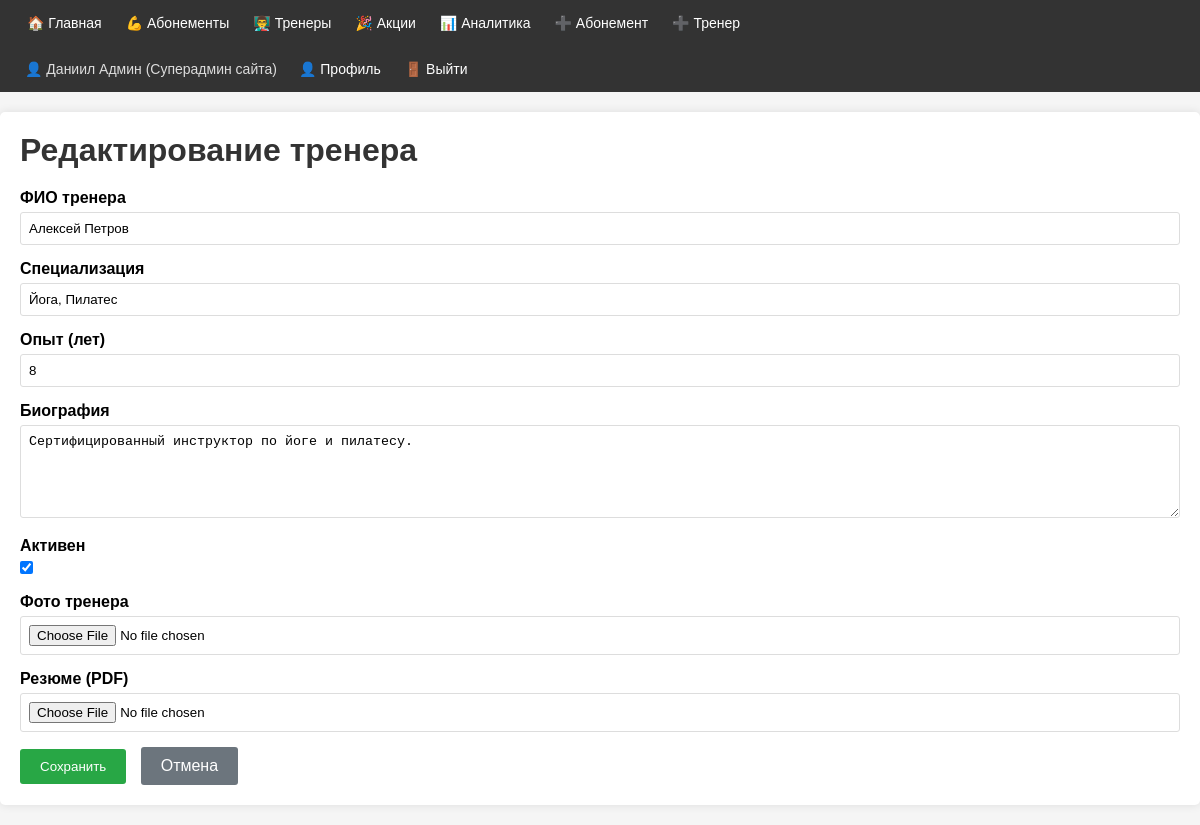
Page /trainers/12/edit/ (signed in) on the committed database.
### club/models.py (models this page shows, shortened)
class User(AbstractBaseUser, PermissionsMixin):
    ROLE_CHOICES = [
        ('client', 'Клиент'),
        ('gym_admin', 'Админ тренажерки'),
        ('superadmin', 'Суперадмин сайта'),
    ]
    full_name = models.CharField(max_length=100, verbose_name='ФИО')
    email = models.EmailField(unique=True, verbose_name='Email')
    phone = models.CharField(max_length=20, blank=True, null=True, verbose_name='Телефон')
    role = models.CharField(max_length=20, choices=ROLE_CHOICES, default='client', verbose_name='Роль')
    created_at = models.DateTimeField(default=timezone.now, verbose_name='Дата регистрации')
    last_login = models.DateTimeField(blank=True, null=True, verbose_name='Последний вход')
    is_active = models.BooleanField(default=True, verbose_name='Активен')
    is_staff = models.BooleanField(default=False, verbose_name='Доступ в админку')
    preferred_trainer = models.ForeignKey(
        'Trainer',
        on_delete=models.SET_NULL,
        blank=True, null=True,
        related_name='preferred_by',    # trainer.preferred_by.all() — все клиенты этого тренера
        verbose_name='Предпочитаемый тренер'
    )
    objects = UserManager()
    USERNAME_FIELD = 'email'
    REQUIRED_FIELDS = ['full_name']
    class Meta:
        verbose_name = 'Пользователь'
        verbose_name_plural = 'Пользователи'
        ordering = ['-created_at']      # [Ч1] Meta ordering: новые пользователи сначала

class Trainer(models.Model):
    full_name = models.CharField(max_length=100, verbose_name='ФИО тренера')
    full_name_en = models.CharField(max_length=100, blank=True, null=True, verbose_name='ФИО (англ.)')
    specialization = models.CharField(max_length=100, blank=True, null=True, verbose_name='Специализация')
    experience_years = models.PositiveIntegerField(default=0, verbose_name='Опыт (лет)')
    photo_url = models.URLField(blank=True, null=True, verbose_name='Фото')
    bio = models.TextField(blank=True, null=True, verbose_name='Биография')
    is_active = models.BooleanField(default=True, verbose_name='Активен')
    hired_at = models.DateField(default=timezone.now, verbose_name='Дата найма')
    services = models.ManyToManyField(
        'Service',
        blank=True,
        related_name='specialist_trainers',
        verbose_name='Услуги тренера'
    )
    photo = models.ImageField(
        upload_to='trainers/photos/',
        blank=True, null=True,
        verbose_name='Фото тренера'
    )
    cv_file = models.FileField(
        upload_to='trainers/cv/',
        blank=True, null=True,
        verbose_name='Резюме (PDF)'
    )
    class Meta:
        verbose_name = 'Тренер'
        verbose_name_plural = 'Тренеры'
        ordering = ['full_name']        # [Ч1] Meta ordering: алфавитный

### club/views.py (the view)
# urls.py: path('trainers/<int:pk>/edit/', views.trainer_edit, name='trainer_edit'),
@gym_admin_required
def trainer_edit(request, pk):
    trainer = get_object_or_404(Trainer, pk=pk)  # [Ч4] Http404
    if request.method == 'POST':
        form = TrainerForm(request.POST, request.FILES, instance=trainer)
        if form.is_valid():
            form.save()
            messages.success(request, 'Данные тренера обновлены!')
            return redirect('trainer_list')  # [Ч3] redirect
    else:
        form = TrainerForm(instance=trainer)
    return render(request, 'club/trainer_form.html', {
        'form': form, 'trainer': trainer, 'title': 'Редактирование тренера',
    })

### club/forms.py (shortened to what this page needs)
class TrainerForm(forms.ModelForm):
    class Meta:
        model = Trainer
        fields = [
            'full_name',
            'specialization',
            'experience_years',
            'bio',
            'is_active',
            'photo',
            'cv_file',
        ]
        widgets = {
            'bio': forms.Textarea(attrs={
                'rows': 5
            }),
        }

### club/views.py (called while the page is built)
def gym_admin_required(view_func):
    return login_required(user_passes_test(lambda u: u.role in ['gym_admin', 'superadmin'])(view_func))

### club/templates/club/trainer_form.html (shortened to what this page needs)
{% extends 'club/base.html' %}
{% block content %}
<h1>{{ title }}</h1>
<form method="post" enctype="multipart/form-data">
    {% for field in form %}
        <div style="margin-bottom: 15px;">
            <label for="{{ field.id_for_label }}" style="display: block; font-weight: bold; margin-bottom: 5px;">{{ field.label }}</label>
            {{ field }}
        </div>
    {% endfor %}
    <button type="submit" style="background-color: #28a745; color: white; padding: 10px 20px; border: none; border-radius: 3px; cursor: pointer; margin-right: 10px;">Сохранить</button>
    <a href="{% url 'trainer_list' %}" style="background-color: #6c757d; color: white; padding: 10px 20px; text-decoration: none; border-radius: 3px; display: inline-block;">Отмена</a>
</form>
{% endblock %}

### club/templates/club/base.html (shortened to what this page needs)
<!DOCTYPE html>
<html lang="ru">
<head>
</head>
<body>
<nav>
    <div class="nav-links">
        <a href="{% url 'home' %}">🏠 Главная</a>
        <a href="{% url 'membership_list' %}">💪 Абонементы</a>
        <a href="{% url 'trainer_list' %}">👨‍🏫 Тренеры</a>
        <a href="{% url 'promotion_list' %}">🎉 Акции</a>
        {% if user.is_authenticated %}
            <a href="{% url 'analytics' %}">📊 Аналитика</a>
            {% if user.role == 'gym_admin' or user.role == 'superadmin' %}
                <a href="{% url 'membership_create' %}">➕ Абонемент</a>
                <a href="{% url 'trainer_create' %}">➕ Тренер</a>
            {% endif %}
        {% endif %}
    </div>
    <div class="nav-right">
        {% if user.is_authenticated %}
            <span class="user-info">👤 {{ user.full_name }} ({{ user.get_role_display }})</span>
            <a href="{% url 'profile' %}">👤 Профиль</a>
            <form method="post" action="{% url 'logout' %}" style="display: inline;">
                <button type="submit" style="background: none; border: none; color: white; cursor: pointer; padding: 15px 12px; font: inherit; font-size: 14px;">
                    🚪 Выйти
                </button>
            </form>
        {% else %}
            <a href="{% url 'login' %}">🔑 Войти</a>
            <a href="{% url 'register' %}">📝 Регистрация</a>
        {% endif %}
    </div>
</nav>
<div class="container">
    {% block content %}{% endblock %}
</div>
</body>
</html>

### club/templates/club/base.html (style rules this page uses)
* { box-sizing: border-box; margin: 0; padding: 0; }
body { font-family: Arial, sans-serif; background-color: #f5f5f5; }
nav { background-color: #333; padding: 0 15px; display: flex; align-items: center; justify-content: space-between; flex-wrap: wrap; }
nav .nav-links { display: flex; flex-wrap: wrap; }
nav a { color: white; text-decoration: none; padding: 15px 12px; display: inline-block; font-size: 14px; }
nav .nav-right { display: flex; align-items: center; }
nav .user-info { color: #ddd; padding: 15px 10px; font-size: 14px; }
.container { max-width: 1200px; margin: 20px auto; padding: 20px; background-color: white; border-radius: 5px; box-shadow: 0 0 10px rgba(0,0,0,0.1); }
h1 { color: #333; margin-bottom: 20px; }
input[type="text"], input[type="email"], input[type="password"], input[type="number"], textarea, select { width: 100%; padding: 8px; border: 1px solid #ddd; border-radius: 3px; box-sizing: border-box; }
textarea { resize: vertical; }
label { display: block; font-weight: bold; margin-bottom: 5px; }

### club/templates/club/trainer_form.html (style rules this page uses)
input[type="text"], input[type="number"], input[type="file"], textarea, select { width: 100%; padding: 8px; border: 1px solid #ddd; border-radius: 3px; box-sizing: border-box; }
textarea { resize: vertical; }

### rows in the picture
User: full_name "Даниил Админ", role "Суперадмин сайта"
Trainer: form "Алексей Петров" "Йога, Пилатес" "8" "Сертифицированный инструктор по йоге и пилатесу." "☑"

### other values in the picture
{{ title }} "Редактирование тренера"
{{ field.label }} "ФИО тренера" "Специализация" "Опыт (лет)" "Биография" "Активен" "Фото тренера" "Резюме (PDF)"
